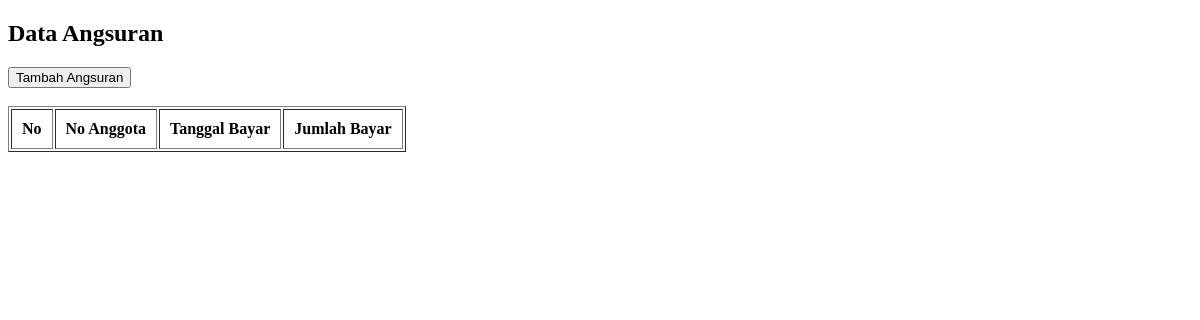
/data_angsuran.php (signed in), run on an earlier commit of the app's database.
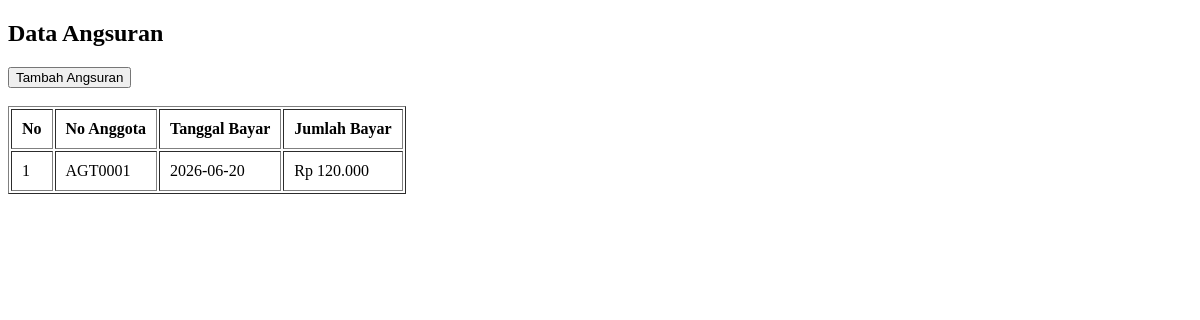
And on a later commit of the database.
### tables this page shows
CREATE TABLE `angsuran` (
  `id` int(11) NOT NULL AUTO_INCREMENT,
  `id_pinjaman` int(11) NOT NULL,
  `tanggal_bayar` date NOT NULL,
  `jumlah_bayar` int(11) NOT NULL,
  PRIMARY KEY (`id`)
);

CREATE TABLE `pinjaman` (
  `id` int(11) NOT NULL AUTO_INCREMENT,
  `no_anggota` varchar(50) NOT NULL,
  `jumlah_pinjaman` int(11) NOT NULL,
  `lama_angsuran` int(11) NOT NULL,
  `bunga` float NOT NULL,
  `tanggal_pinjaman` date NOT NULL,
  `status` varchar(50) NOT NULL,
  PRIMARY KEY (`id`)
);

### functions.php (called while the page is built, shortened)
<?php
function koneksi()
{
    return mysqli_connect('localhost', 'root', '', 'db_koperasi');
}
function query($query)
{
    $conn = koneksi();
    $result = mysqli_query($conn, $query);
    $rows = [];
    while ($row = mysqli_fetch_assoc($result)) {
        $rows[] = $row;
    }
    return $rows;
}

### data_angsuran.php (the view, shortened to what this page needs)
<?php
require 'functions.php';
$angsuran = query("
SELECT
a.*,
p.no_anggota
FROM angsuran a
JOIN pinjaman p
ON a.id_pinjaman = p.id
ORDER BY a.id DESC
");
?>
<!DOCTYPE html>
<html>
<head>
</head>
<body>
<h2>Data Angsuran</h2>
<a href="tambah_angsuran.php">
<button>Tambah Angsuran</button>
</a>
<br><br>
<table border="1" cellpadding="10">
<tr>
<th>No</th>
<th>No Anggota</th>
<th>Tanggal Bayar</th>
<th>Jumlah Bayar</th>
</tr>
<?php $i=1; ?>
<?php foreach($angsuran as $a) : ?>
<tr>
<td><?= $i++; ?></td>
<td><?= $a['no_anggota']; ?></td>
<td><?= $a['tanggal_bayar']; ?></td>
<td>
Rp <?= number_format($a['jumlah_bayar'],0,',','.'); ?>
</td>
</tr>
<?php endforeach; ?>
</table>
</body>
</html>

What changed in the data, as far as the page shows it:
added angsuran: id_pinjaman.no_anggota "AGT0001", tanggal_bayar "2026-06-20", jumlah_bayar "120.000"
